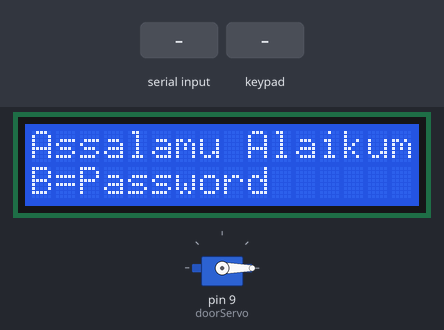
Recording of a sketch running on a simulated Arduino Uno, built with avr-gcc and run on an emulated ATmega328P. Parts: 16×2 character LCD, servo. The test bench sets the inputs (shaded band). What the sketch prints to the serial monitor is not drawn.

Above: at 1.3 s.
1.4 s: "AUTHORIZED\n" received over Serial
At 2.7 s:
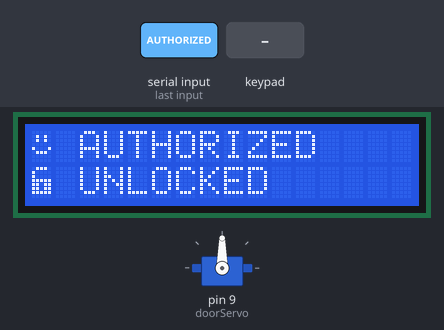
4.4 s: key 'A' pressed
At 5.6 s:
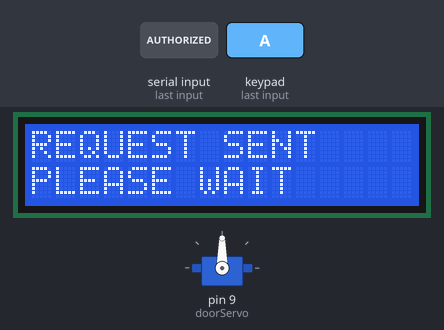
5.9 s: key 'B' pressed
At 6.7 s:
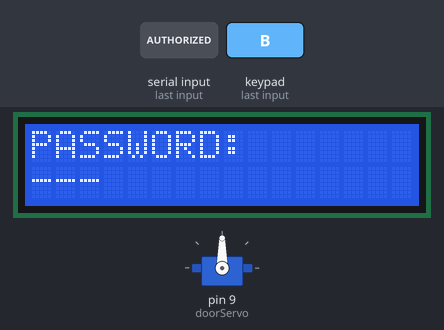
7.4 s: "THREAT\n" received over Serial
At 8.1 s:
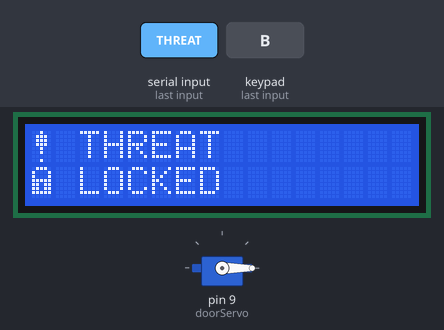
10.4 s: keypad keys 6 9 5 pressed 0.4 s apart
At 12.5 s:
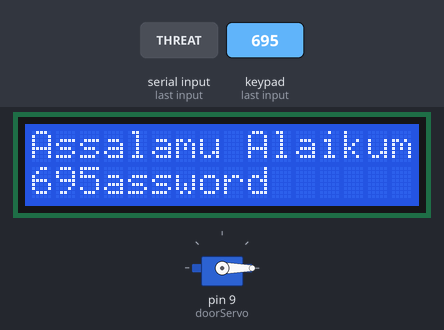
13.1 s: key 'C' pressed
At 13.8 s:
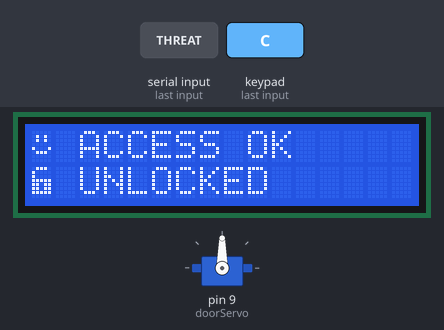
Timing chart, 0 to 16.1 s (numbered marks = the images above; inputs shaded):
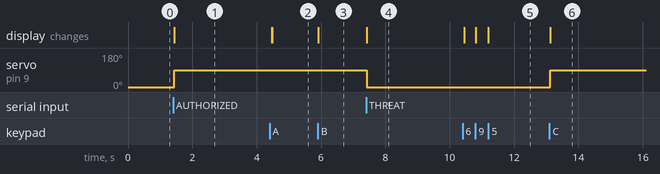

The sketch:

online_demo.ino
```cpp
#include <Keypad.h>
#include <LiquidCrystal_I2C.h>
#include <Wire.h>
#include <Servo.h>

LiquidCrystal_I2C lcd(0x27, 16, 2);
Servo doorServo;

// =========================
// PASSWORD
// =========================
String enteredPassword = "";
String correct_pwd = "695";

bool enteringPassword = false;

// =========================
// KEYPAD
// =========================
const byte ROWS = 4;
const byte COLS = 4;

char keys[ROWS][COLS] = {
  {'1','2','3','A'},
  {'4','5','6','B'},
  {'7','8','9','C'},
  {'*','0','#','D'}
};

byte rowPins[ROWS] = {2, 3, 4, 5};
byte colPins[COLS] = {6, 7, 8, 10};

Keypad keypad = Keypad(
  makeKeymap(keys),
  rowPins,
  colPins,
  ROWS,
  COLS
);

// =========================
// CUSTOM CHARS
// =========================
byte smiley[8] = {
  B00000,
  B01010,
  B01010,
  B00000,
  B10001,
  B01110,
  B00000,
  B00000
};

byte warning[8] = {
  B00100,
  B01110,
  B01110,
  B01110,
  B00100,
  B00100,
  B00000,
  B00100
};

byte question[8] = {
  B01110,
  B10001,
  B00010,
  B00100,
  B00100,
  B00000,
  B00100,
  B00000
};

byte lockClosed[8] = {
  B01110,
  B10001,
  B10001,
  B11111,
  B11011,
  B11011,
  B11111,
  B00000
};

byte lockOpen[8] = {
  B01110,
  B10000,
  B10000,
  B11111,
  B11011,
  B11011,
  B11111,
  B00000
};

byte deniedIcon[8] = {
  B10001,
  B01010,
  B00100,
  B00100,
  B00100,
  B01010,
  B10001,
  B00000
};

// =========================
// HOME SCREEN
// =========================
void showHome() {

  lcd.clear();

  lcd.setCursor(0,0);
  lcd.print("Assalamu Alaikum");

  lcd.setCursor(0,1);
  lcd.print("B=Password");
}

// =========================
// SETUP
// =========================
void setup() {

  Serial.begin(9600);

  lcd.init();
  lcd.backlight();

  doorServo.attach(9);

  // LOCKED
  doorServo.write(0);

  // Custom chars
  lcd.createChar(0, smiley);
  lcd.createChar(1, warning);
  lcd.createChar(2, question);
  lcd.createChar(3, lockClosed);
  lcd.createChar(4, lockOpen);
  lcd.createChar(5, deniedIcon);

  showHome();
}

// =========================
// LOOP
// =========================
void loop() {

  char key = keypad.getKey();

  // =========================
  // KEYPAD
  // =========================
  if (key) {

    // =========================
    // REQUEST ACCESS
    // =========================
    if (key == 'A') {

      Serial.println("r");

      lcd.clear();

      lcd.setCursor(0,0);
      lcd.print("REQUEST SENT");

      lcd.setCursor(0,1);
      lcd.print("PLEASE WAIT");
    }

    // =========================
    // PASSWORD MODE
    // =========================
    else if (key == 'B') {

      enteringPassword = true;

      enteredPassword = "";

      lcd.clear();

      lcd.setCursor(0,0);
      lcd.print("PASSWORD:");

      lcd.setCursor(0,1);
      lcd.print("---");
    }

    // =========================
    // PASSWORD INPUT
    // =========================
    else if (
      enteringPassword &&
      key >= '0' &&
      key <= '9'
    ) {

      if (enteredPassword.length() < 3) {

        enteredPassword += key;

        lcd.setCursor(
          enteredPassword.length()-1,
          1
        );

        lcd.print(key);
      }
    }

    // =========================
    // CONFIRM PASSWORD
    // =========================
    else if (
      enteringPassword &&
      key == 'C'
    ) {

      // CORRECT PASSWORD
      if (enteredPassword == correct_pwd) {

        lcd.clear();

        lcd.setCursor(0,0);
        lcd.write(byte(0));
        lcd.print(" ACCESS OK");

        lcd.setCursor(0,1);
        lcd.write(byte(4));
        lcd.print(" UNLOCKED");

        doorServo.write(90);
      }

      // WRONG PASSWORD
      else {

        lcd.clear();

        lcd.setCursor(0,0);
        lcd.write(byte(5));
        lcd.print(" WRONG PASS");

        lcd.setCursor(0,1);
        lcd.write(byte(3));
        lcd.print(" LOCKED");

        doorServo.write(0);
      }

      enteringPassword = false;

      delay(3000);

      showHome();
    }

    // =========================
    // CLEAR PASSWORD
    // =========================
    else if (
      enteringPassword &&
      key == '*'
    ) {

      enteredPassword = "";

      lcd.setCursor(0,1);
      lcd.print("---");
    }
  }

  // =========================
  // SERIAL COMMANDS
  // =========================
  if (Serial.available()) {

    String msg =
      Serial.readStringUntil('\n');

    msg.trim();

    // =========================
    // AUTHORIZED
    // =========================
    if (msg == "AUTHORIZED") {

      lcd.clear();

      lcd.setCursor(0,0);
      lcd.write(byte(0));
      lcd.print(" AUTHORIZED");

      lcd.setCursor(0,1);
      lcd.write(byte(4));
      lcd.print(" UNLOCKED");

      doorServo.write(90);

      delay(3000);

      showHome();
    }

    // =========================
    // THREAT
    // =========================
    else if (msg == "THREAT") {

      lcd.clear();

      lcd.setCursor(0,0);
      lcd.write(byte(1));
      lcd.print(" THREAT");

      lcd.setCursor(0,1);
      lcd.write(byte(3));
      lcd.print(" LOCKED");

      doorServo.write(0);

      delay(3000);

      showHome();
    }

    // =========================
    // WAITING
    // =========================
    else if (msg == "WAITING") {

      lcd.clear();

      lcd.setCursor(0,0);
      lcd.write(byte(2));
      lcd.print(" VERIFYING");

      lcd.setCursor(0,1);
      lcd.print("PLEASE WAIT");
    }

    // =========================
    // ALLOW
    // =========================
    else if (msg == "ALLOW") {

      lcd.clear();

      lcd.setCursor(0,0);
      lcd.write(byte(0));
      lcd.print(" ACCESS OK");

      lcd.setCursor(0,1);
      lcd.write(byte(4));
      lcd.print(" UNLOCKED");

      doorServo.write(90);

      delay(3000);

      showHome();
    }

    // =========================
    // DENY
    // =========================
    else if (msg == "DENY") {

      lcd.clear();

      lcd.setCursor(0,0);
      lcd.write(byte(5));
      lcd.print(" ACCESS DENY");

      lcd.setCursor(0,1);
      lcd.write(byte(3));
      lcd.print(" LOCKED");

      doorServo.write(0);

      delay(3000);

      showHome();
    }

    // =========================
    // RESET
    // =========================
    else if (msg == "Reset") {

      doorServo.write(0);

      showHome();
    }
  }
}
```

Measured:
- after the input at 1.4 s, servo on pin 9 (doorServo): 0° → 90° at once; the display: changes at once (image 1)
- after the input at 4.4 s, the display: first differs from a run without the input after 0.09 s (image 2)
- after the input at 5.9 s, the display: changes at once (image 3)
- after the input at 7.4 s, servo on pin 9 (doorServo): 90° → 0° at once; the display: changes at once (image 4)
- after the input at 10.4 s, the display: first differs from a run without the input after 0.06 s (image 5 shows a later state)
- after the input at 13.1 s, servo on pin 9 (doorServo): 0° → 90° at once; the display: changes at once (image 6)
